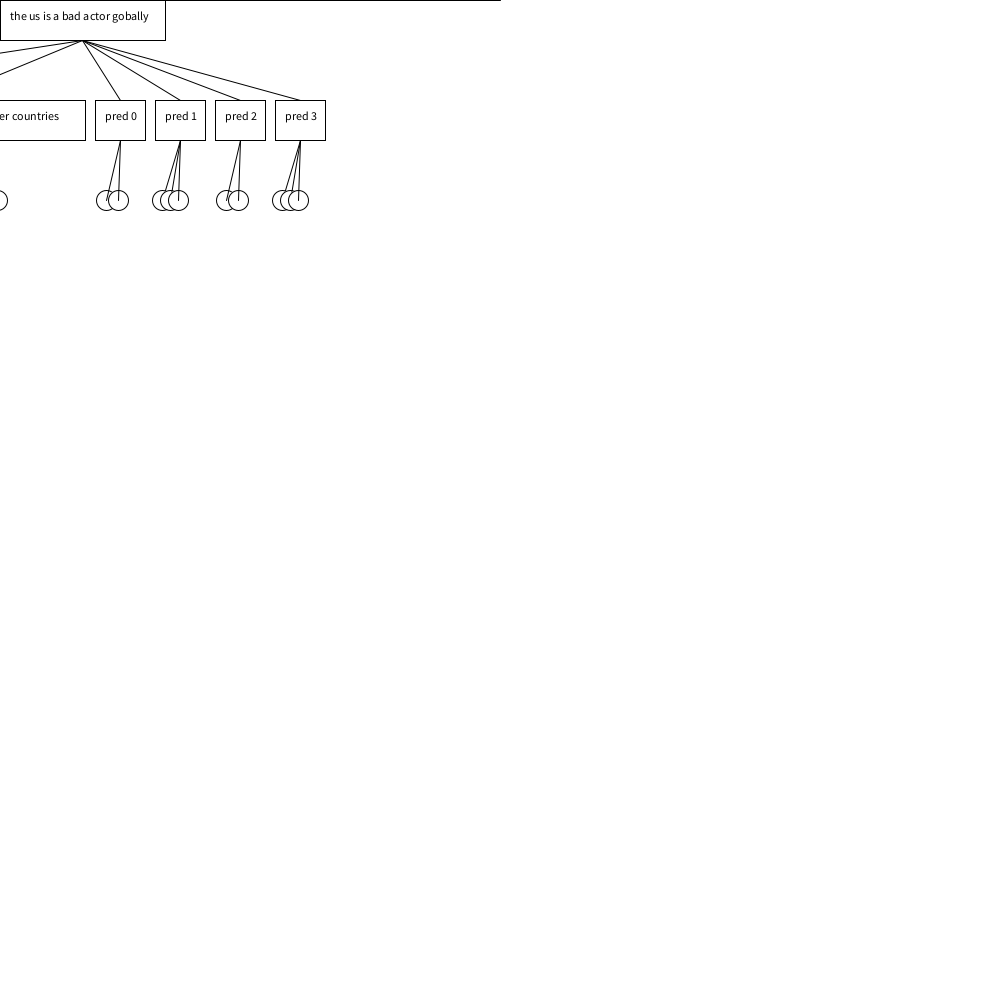
Frame 1 (no input)
Frame 60 (the mouse pressed at the canvas centre just before this capture): identical to frame 1, image omitted
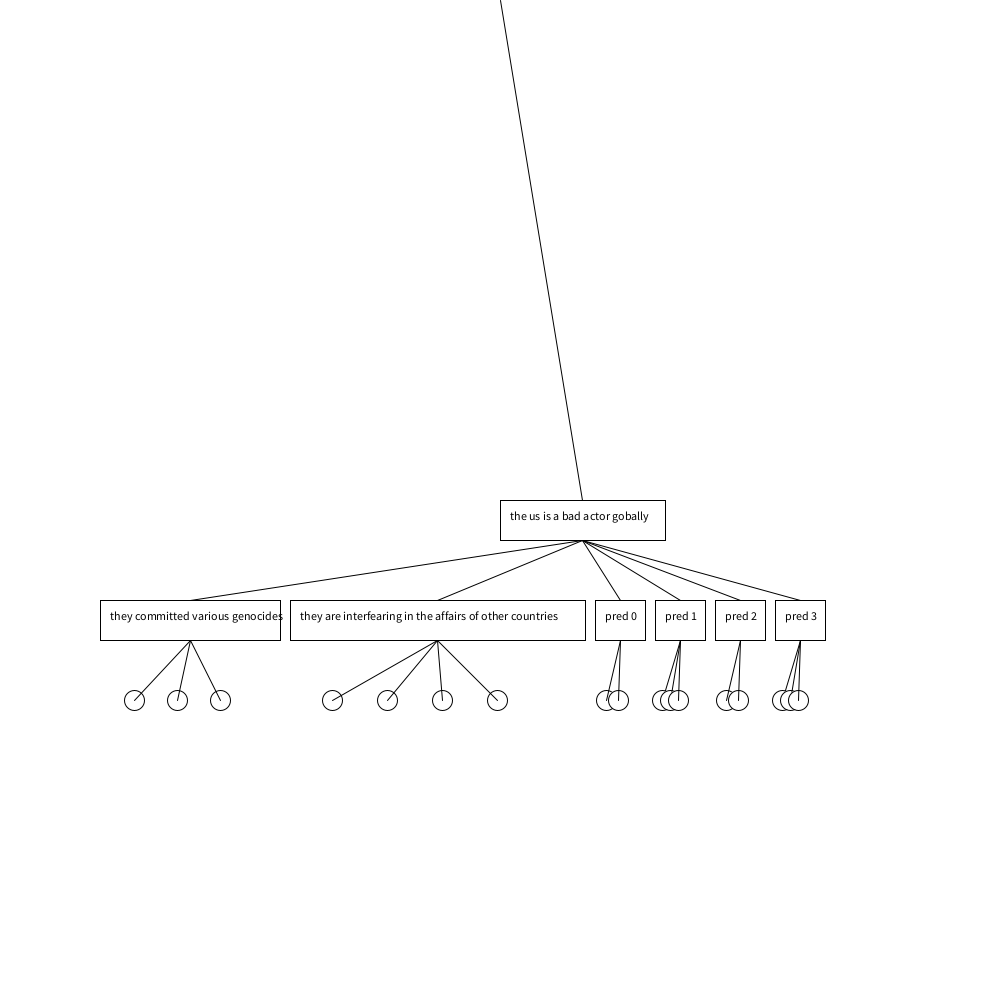
Frame 120 (the mouse held since frame 60 and released just before this capture)

The Processing sketch that drew these frames (run headless with seeded random() and noise(); from frame 60 on, the mouse is pressed at the canvas centre):

// Processing sketch: display_readable_tree_algorithm
// ── display_readable_tree_algorithm.pde
Pred p;


void setup(){
  size(1000, 1000);
  p = new Pred("the us is a bad actor gobally");
  p.cld.add(new Pred("they committed various genocides"));
  p.cld.add(new Pred("they are interfearing in the affairs of other countries"));
  for(int i = 0; i < 4; i++){
    p.cld.add( new Pred("pred "+i));
  }
  for(int i = 0; i < p.cld.size(); i++){
    for(int j = 0; j < random(1, 5); j++){
      p.cld.get(i).cld.add( new Pred("Predicate "+i+" "+j));
    }
  }
}

void draw(){

  background(255);
  p.show(mouseX, mouseY, 0);

}

// ── Pred.pde

class Pred{
  String txt;
  ArrayList<Pred> cld = new ArrayList();
  
 Pred(String t){
     print("predicate setup");
    this.txt = t;
  }
  
  void show(float x,float y, int level){
     if(level == 0){
     line(x+this.txt.length()*2.5+10, y, 500, 0);
     float filled = 0;
     for(int i = 0; i <cld.size(); i++){
       line(x+this.txt.length()*2.5+10, y+40, x-400+filled+cld.get(i).txt.length()*2.5+10, y+100);
       cld.get(i).show(x-400+filled, y+100, level+1);
       filled +=cld.get(i).txt.length()*5+30; 
     }
     float w = this.txt.length()*5+20;
     rect(x, y, w, 40);
     push();
     fill(0);
     text(this.txt, x+10, y+20);
     pop();
     
     }else if(level == 1){
       float w = this.txt.length()*5+20;
     rect(x, y, w, 40);
     push();
     fill(0);
     text(this.txt, x+10, y+20);
     pop();
     
     for(int i = 0; i<cld.size(); i++){
        this.cld.get(i).show(x-txt.length()/4+(i+1)*txt.length()*8/cld.size()/2, y+100, level+1);
        line(x+this.txt.length()*2.5+10, y+40, x-txt.length()/4+(i+1)*txt.length()*8/cld.size()/2, y+100);
     }
     }else{
       circle(x, y, 20);
       for(int i = 0; i<cld.size(); i++){
        this.cld.get(i).show(x-txt.length()/2+i*txt.length()/cld.size(), y+100, level+1);
        line(x+this.txt.length()*2.5+10, y+40, x-txt.length()/2+i*txt.length()/cld.size(), y+100);
       }
     }
  }
  
  
}
